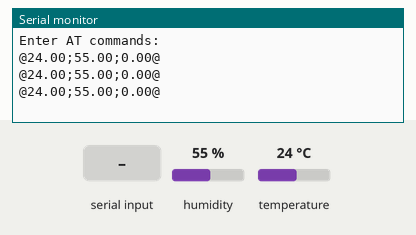
This sketch was run on a simulated Arduino Uno, built with avr-gcc and run on an emulated ATmega328P. Parts: the last lines printed to the serial monitor. The inputs (shaded band) are chosen by the test bench; at power-on: humidity 55 %, temperature 24 °C.

Above: at 1.3 s.
1.4 s: humidity set to 22 %
At 2.1 s:
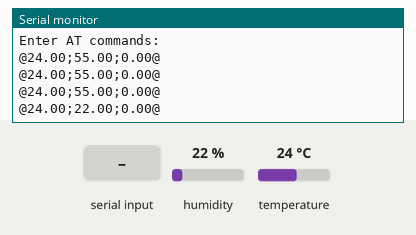
2.9 s: "1" received over the second serial link
At 3.8 s:
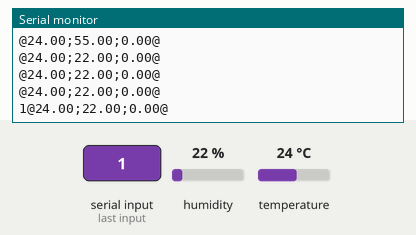
4.4 s: temperature set to 12 °C
At 4.8 s:
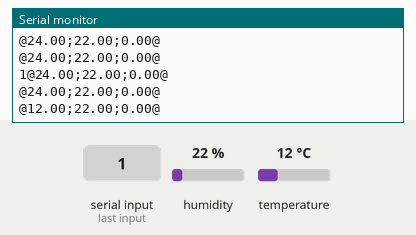
5.9 s: "0" received over the second serial link
At 6.6 s:
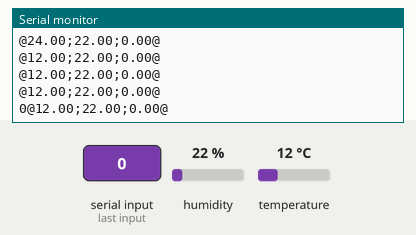
7.4 s: humidity set to 40 %
At 8.2 s:
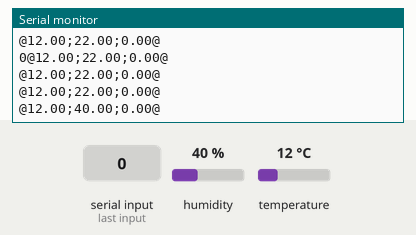
Timing chart, 0 to 9.9 s (numbered marks = the images above; inputs shaded):
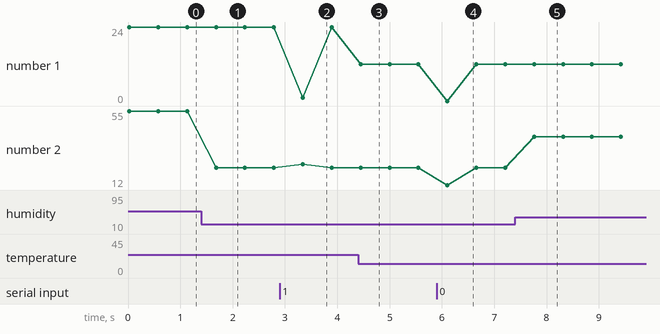

The sketch:

bt-weather-arduino.ino
```cpp
// Gnosis Development Arduino Bluetooth adapter paired with DHT11 Humidity/Temperature Sensor
// Part of Android project ArduinoBT Weather Station
#include <dht.h>

dht DHT;

#define DHT11_PIN 7


#include <SoftwareSerial.h>
SoftwareSerial BTserial(2, 3); // RX | TX
// Connect the HC-06 TX to the Arduino RX on pin 2.
// Connect the HC-06 RX to the Arduino TX on pin 3 through a voltage divider.
//


void setup()
{
    Serial.begin(9600);
    Serial.println("Enter AT commands:");

    // HC-06 default serial speed is 9600
    BTserial.begin(9600);
}

void loop()
{
    String output = "";
    String tokenizer = "@";
    int chk = DHT.read11(DHT11_PIN);


    // Keep reading from HC-06 and send to Arduino Serial Monitor
        if (BTserial.available())
        {

          Serial.write(BTserial.read());
        }

    // Keep reading from Arduino Serial Monitor and send to HC-06
         //dummy data
          //BTserial.write("@");
          output.concat(tokenizer);
          if (DHT.temperature != -999.00 || DHT.humidity != -999.00){

              if(DHT.temperature != -999.00){
                  output.concat(DHT.temperature);
                  output.concat(";");
              }
              if(DHT.humidity != -999.00){
                output.concat(DHT.humidity);
                output.concat(";");
              }
              output.concat("0.00@");

              Serial.println(output);
              BTserial.write(output.c_str());
             //BTserial.write("@100.25;100.00;100.00@");
          }
          delay(10);
     delay(500);
}
```

Measured:
- after the input at 1.4 s, the serial monitor: prints a new line after 0.28 s (image 1)
- after the input at 2.9 s, the serial monitor: prints a new line after 0.44 s (image 2)
- after the input at 4.4 s, the serial monitor: prints a new line after 0.05 s (image 3)
- after the input at 5.9 s, the serial monitor: prints a new line after 0.20 s (image 4)
- after the input at 7.4 s, the serial monitor: prints a new line after 0.36 s (image 5)
- plotted number 1: 24 → 12 after the input at 4.4 s
- plotted number 2: 55 → 22 after the input at 1.4 s, 22 → 40 after the input at 7.4 s
